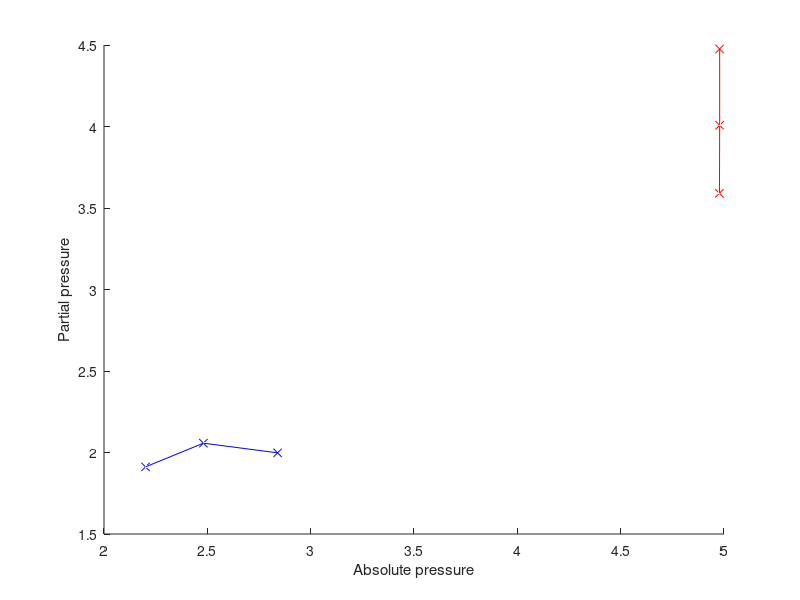
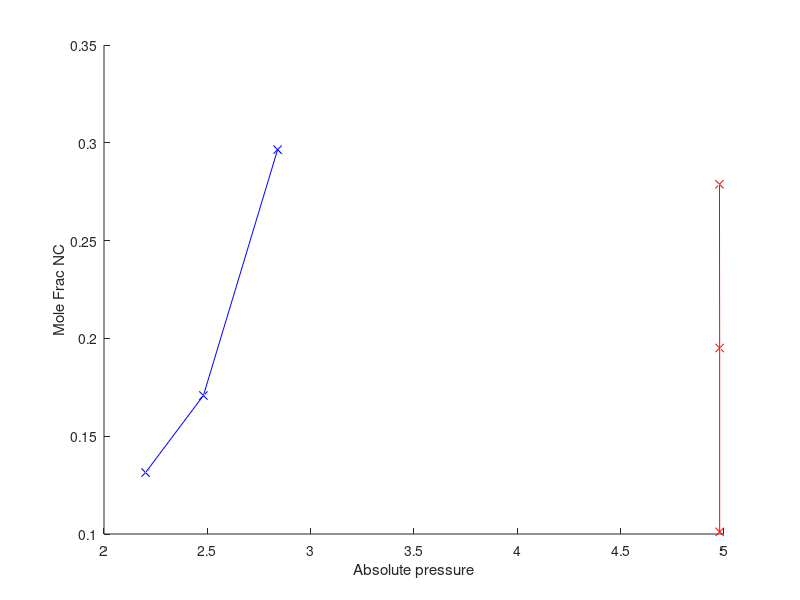
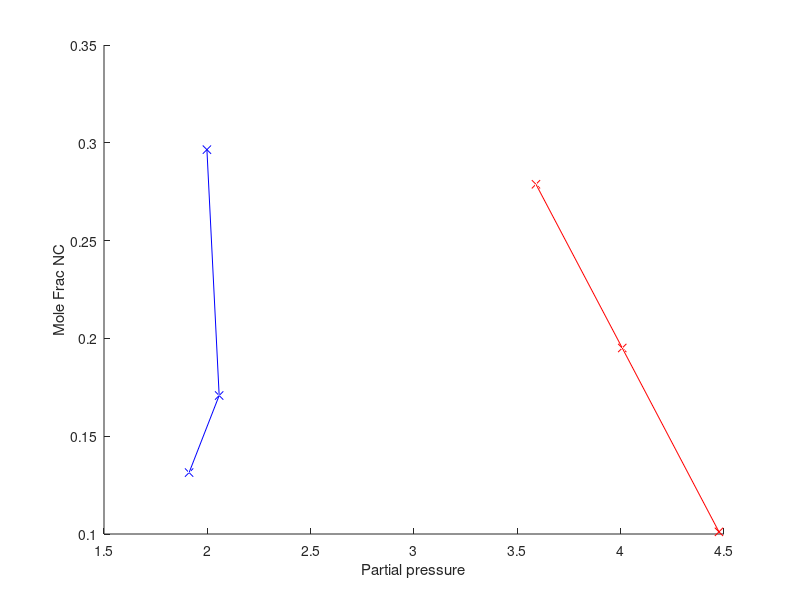

Here is the MATLAB script that generated these plots, in order:
NC_part=[0.1314	0.1708	0.2965];
NC_abs=[0.1011	0.1951	0.2788];
Press_part=[2.201	2.481	2.84];
Press_abs=[4.979	4.979	4.978];
Mflow_part=[0.0001688	0.0002058	0.0002833];
Mflow_abs=[0.0003225	0.000271	0.00007969];
Press_parth2o_part=(1-NC_part).*Press_part;
Press_parth2o_abs=(1-NC_abs).*Press_abs;

figure
hold on
plot3(Press_part,Press_parth2o_part,Mflow_part,'-b')
plot3(Press_abs,Press_parth2o_abs,Mflow_abs,'-r')
plot3(Press_part,Press_parth2o_part,Mflow_part,'xb')
plot3(Press_abs,Press_parth2o_abs,Mflow_abs,'xr')
xlabel('Absolute pressure')
ylabel('Partial pressure')
zlabel('Mass flow')
hold off

figure
hold on
plot3(Press_part,NC_part,Mflow_part,'-b')
plot3(Press_abs,NC_abs,Mflow_abs,'-r')
plot3(Press_part,NC_part,Mflow_part,'xb')
plot3(Press_abs,NC_abs,Mflow_abs,'xr')
xlabel('Absolute pressure')
ylabel('Mole Frac NC')
zlabel('Mass flow')

figure
hold on
plot3(Press_parth2o_part,NC_part,Mflow_part,'-b')
plot3(Press_parth2o_abs,NC_abs,Mflow_abs,'-r')
plot3(Press_parth2o_part,NC_part,Mflow_part,'xb')
plot3(Press_parth2o_abs,NC_abs,Mflow_abs,'xr')
xlabel('Partial pressure')
ylabel('Mole Frac NC')
zlabel('Mass flow')

